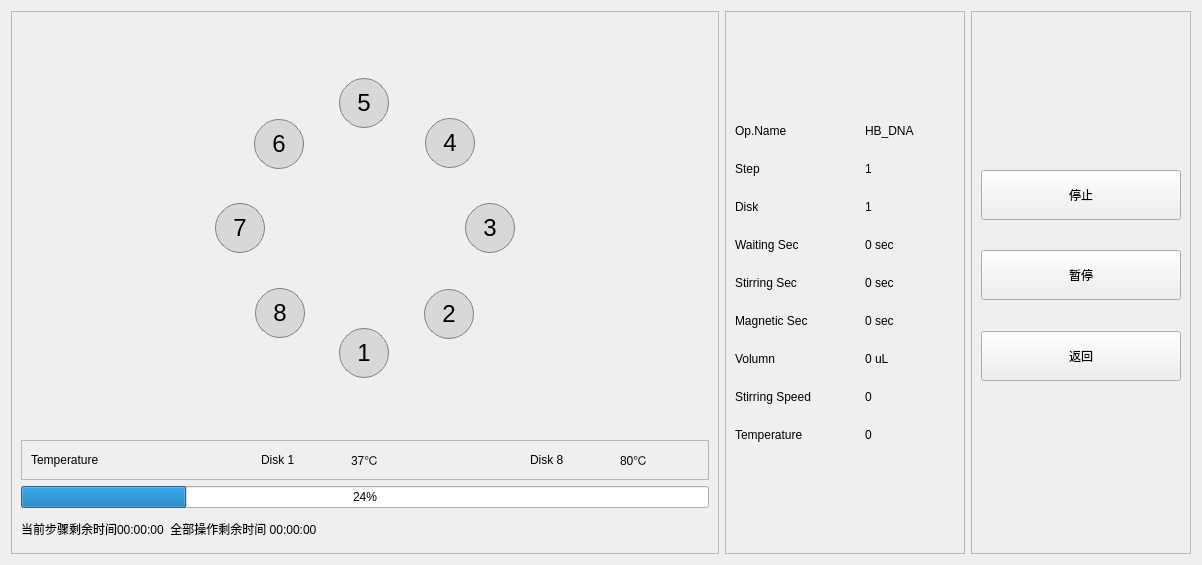
      <widget class="QWidget" name="tab_status">
       <attribute name="title">
        <string>Inspect</string>
       </attribute>
       <layout class="QGridLayout" name="gridLayout_16">
        <item row="0" column="1">
         <widget class="QFrame" name="frame_2">
          <property name="sizePolicy">
           <sizepolicy hsizetype="Minimum" vsizetype="Preferred">
            <horstretch>0</horstretch>
            <verstretch>0</verstretch>
           </sizepolicy>
          </property>
          <property name="minimumSize">
           <size>
            <width>240</width>
            <height>0</height>
           </size>
          </property>
          <property name="frameShape">
           <enum>QFrame::StyledPanel</enum>
          </property>
          <property name="frameShadow">
           <enum>QFrame::Raised</enum>
          </property>
          <layout class="QVBoxLayout" name="verticalLayout">
           <item>
            <spacer name="verticalSpacer_25">
             <property name="orientation">
              <enum>Qt::Vertical</enum>
             </property>
             <property name="sizeHint" stdset="0">
              <size>
               <width>28</width>
               <height>40</height>
              </size>
             </property>
            </spacer>
           </item>
           <item>
            <layout class="QGridLayout" name="gridLayout_23">
             <property name="sizeConstraint">
              <enum>QLayout::SetDefaultConstraint</enum>
             </property>
             <property name="horizontalSpacing">
              <number>40</number>
             </property>
             <property name="verticalSpacing">
              <number>24</number>
             </property>
             <item row="5" column="1">
              <widget class="QLabel" name="label_22">
               <property name="text">
                <string>0 sec</string>
               </property>
              </widget>
             </item>
             <item row="5" column="0">
              <widget class="QLabel" name="label_21">
               <property name="text">
                <string>Magnetic Sec</string>
               </property>
              </widget>
             </item>
             <item row="6" column="0">
              <widget class="QLabel" name="label_23">
               <property name="text">
                <string>Volumn</string>
               </property>
              </widget>
             </item>
             <item row="1" column="1">
              <widget class="QLabel" name="label_15">
               <property name="text">
                <string>1</string>
               </property>
              </widget>
             </item>
             <item row="3" column="0">
              <widget class="QLabel" name="label_17">
               <property name="text">
                <string>Waiting Sec</string>
               </property>
              </widget>
             </item>
             <item row="7" column="1">
              <widget class="QLabel" name="label_25">
               <property name="text">
                <string>0</string>
               </property>
              </widget>
             </item>
             <item row="2" column="0">
              <widget class="QLabel" name="label_14">
               <property name="text">
                <string>Disk</string>
               </property>
              </widget>
             </item>
             <item row="4" column="1">
              <widget class="QLabel" name="label_20">
               <property name="text">
                <string>0 sec</string>
               </property>
              </widget>
             </item>
             <item row="0" column="0">
              <widget class="QLabel" name="label_12">
               <property name="text">
                <string>Op.Name</string>
               </property>
              </widget>
             </item>
             <item row="3" column="1">
              <widget class="QLabel" name="label_18">
               <property name="text">
                <string>0 sec</string>
               </property>
              </widget>
             </item>
             <item row="6" column="1">
              <widget class="QLabel" name="label_24">
               <property name="text">
                <string>0 uL</string>
               </property>
              </widget>
             </item>
             <item row="8" column="0">
              <widget class="QLabel" name="label_27">
               <property name="text">
                <string>Temperature</string>
               </property>
              </widget>
             </item>
             <item row="1" column="0">
              <widget class="QLabel" name="label_34">
               <property name="text">
                <string>Step</string>
               </property>
               <property name="alignment">
                <set>Qt::AlignJustify|Qt::AlignVCenter</set>
               </property>
              </widget>
             </item>
             <item row="2" column="1">
              <widget class="QLabel" name="label_16">
               <property name="text">
                <string>1</string>
               </property>
              </widget>
             </item>
             <item row="8" column="1">
              <widget class="QLabel" name="label_28">
               <property name="text">
                <string>0</string>
               </property>
              </widget>
             </item>
             <item row="4" column="0">
              <widget class="QLabel" name="label_19">
               <property name="text">
                <string>Stirring Sec</string>
               </property>
              </widget>
             </item>
             <item row="7" column="0">
              <widget class="QLabel" name="label_26">
               <property name="text">
                <string>Stirring Speed</string>
               </property>
              </widget>
             </item>
             <item row="0" column="1">
              <widget class="QLabel" name="label_13">
               <property name="text">
                <string>HB_DNA</string>
               </property>
               <property name="alignment">
                <set>Qt::AlignJustify|Qt::AlignVCenter</set>
               </property>
              </widget>
             </item>
            </layout>
           </item>
           <item>
            <spacer name="verticalSpacer_26">
             <property name="orientation">
              <enum>Qt::Vertical</enum>
             </property>
             <property name="sizeHint" stdset="0">
              <size>
               <width>20</width>
               <height>40</height>
              </size>
             </property>
            </spacer>
           </item>
          </layout>
         </widget>
        </item>
        <item row="0" column="2">
         <widget class="QFrame" name="frame_5">
          <property name="maximumSize">
           <size>
            <width>220</width>
            <height>16777215</height>
           </size>
          </property>
          <property name="frameShape">
           <enum>QFrame::StyledPanel</enum>
          </property>
          <property name="frameShadow">
           <enum>QFrame::Raised</enum>
          </property>
          <layout class="QVBoxLayout" name="verticalLayout_2">
           <item>
            <spacer name="verticalSpacer_8">
             <property name="orientation">
              <enum>Qt::Vertical</enum>
             </property>
             <property name="sizeHint" stdset="0">
              <size>
               <width>20</width>
               <height>149</height>
              </size>
             </property>
            </spacer>
           </item>
           <item>
            <widget class="QPushButton" name="pushButton_18">
             <property name="minimumSize">
              <size>
               <width>200</width>
               <height>50</height>
              </size>
             </property>
             <property name="text">
              <string>停止</string>
             </property>
             <property name="flat">
              <bool>false</bool>
             </property>
            </widget>
           </item>
           <item>
            <spacer name="verticalSpacer_5">
             <property name="orientation">
              <enum>Qt::Vertical</enum>
             </property>
             <property name="sizeHint" stdset="0">
              <size>
               <width>20</width>
               <height>24</height>
              </size>
             </property>
            </spacer>
           </item>
           <item>
            <widget class="QPushButton" name="pushButton_19">
             <property name="minimumSize">
              <size>
               <width>200</width>
               <height>50</height>
              </size>
             </property>
             <property name="text">
              <string>暂停</string>
             </property>
             <property name="checkable">
              <bool>true</bool>
             </property>
            </widget>
           </item>
           <item>
            <spacer name="verticalSpacer_7">
             <property name="orientation">
              <enum>Qt::Vertical</enum>
             </property>
             <property name="sizeHint" stdset="0">
              <size>
               <width>20</width>
               <height>25</height>
              </size>
             </property>
            </spacer>
           </item>
           <item>
            <widget class="QPushButton" name="pushButton_20">
             <property name="minimumSize">
              <size>
               <width>200</width>
               <height>50</height>
              </size>
             </property>
             <property name="text">
              <string>返回</string>
             </property>
            </widget>
           </item>
           <item>
            <spacer name="verticalSpacer_6">
             <property name="orientation">
              <enum>Qt::Vertical</enum>
             </property>
             <property name="sizeHint" stdset="0">
              <size>
               <width>20</width>
               <height>163</height>
              </size>
             </property>
            </spacer>
           </item>
          </layout>
         </widget>
        </item>
        <item row="0" column="0">
         <widget class="QFrame" name="frame_3">
          <property name="sizePolicy">
           <sizepolicy hsizetype="Expanding" vsizetype="Expanding">
            <horstretch>0</horstretch>
            <verstretch>0</verstretch>
           </sizepolicy>
          </property>
          <property name="minimumSize">
           <size>
            <width>640</width>
            <height>0</height>
           </size>
          </property>
          <property name="frameShape">
           <enum>QFrame::StyledPanel</enum>
          </property>
          <property name="frameShadow">
           <enum>QFrame::Raised</enum>
          </property>
          <layout class="QGridLayout" name="gridLayout_28">
           <item row="0" column="1">
            <spacer name="verticalSpacer_30">
             <property name="orientation">
              <enum>Qt::Vertical</enum>
             </property>
             <property name="sizeHint" stdset="0">
              <size>
               <width>20</width>
               <height>20</height>
              </size>
             </property>
            </spacer>
           </item>
           <item row="1" column="0">
            <spacer name="horizontalSpacer_2">
             <property name="orientation">
              <enum>Qt::Horizontal</enum>
             </property>
             <property name="sizeHint" stdset="0">
              <size>
               <width>158</width>
               <height>20</height>
              </size>
             </property>
            </spacer>
           </item>
           <item row="1" column="1">
            <widget class="QWidget" name="widget_7" native="true">
             <property name="sizePolicy">
              <sizepolicy hsizetype="Fixed" vsizetype="Fixed">
               <horstretch>1</horstretch>
               <verstretch>0</verstretch>
              </sizepolicy>
             </property>
             <property name="minimumSize">
              <size>
               <width>360</width>
               <height>360</height>
              </size>
             </property>
             <property name="maximumSize">
              <size>
               <width>360</width>
               <height>360</height>
              </size>
             </property>
             <widget class="QPushButton" name="pushButton_43">
              <property name="geometry">
               <rect>
                <x>154</x>
                <y>280</y>
                <width>50</width>
                <height>50</height>
               </rect>
              </property>
              <property name="styleSheet">
               <string notr="true">QPushButton{background-color:rgba(200,200,200,60%);border:0.5px solid gray;border-radius:25;font:24px;}
QPushButton:hover{background-color:rgba(220,220,220,80%);border:1px solid lightblue;font:36px bold;border-style:outset;}
QPushButton:pressed,QpushButton:checked{background-color:rgba(48,204,102,70%);border:2px solid lightblue;font:36px bold;border-style:inset;}</string>
              </property>
              <property name="text">
               <string>1</string>
              </property>
              <property name="checkable">
               <bool>true</bool>
              </property>
              <property name="checked">
               <bool>false</bool>
              </property>
              <property name="autoExclusive">
               <bool>true</bool>
              </property>
              <property name="flat">
               <bool>false</bool>
              </property>
              <attribute name="buttonGroup">
               <string notr="true">buttonGroup</string>
              </attribute>
             </widget>
             <widget class="QPushButton" name="pushButton_44">
              <property name="geometry">
               <rect>
                <x>239</x>
                <y>241</y>
                <width>50</width>
                <height>50</height>
               </rect>
              </property>
              <property name="styleSheet">
               <string notr="true">QPushButton{background-color:rgba(200,200,200,60%);border:0.5px solid gray;border-radius:25;font:24px;}
QPushButton:hover{background-color:rgba(220,220,220,80%);border:1px solid lightblue;font:36px bold;border-style:outset;}
QPushButton:pressed,QpushButton:checked{background-color:rgba(48,204,102,70%);border:2px solid lightblue;font:36px bold;border-style:inset;}</string>
              </property>
              <property name="text">
               <string>2</string>
              </property>
              <property name="checkable">
               <bool>true</bool>
              </property>
              <property name="checked">
               <bool>false</bool>
              </property>
              <property name="autoExclusive">
               <bool>true</bool>
              </property>
              <property name="flat">
               <bool>false</bool>
              </property>
              <attribute name="buttonGroup">
               <string notr="true">buttonGroup</string>
              </attribute>
             </widget>
             <widget class="QPushButton" name="pushButton_45">
              <property name="geometry">
               <rect>
                <x>280</x>
                <y>155</y>
                <width>50</width>
                <height>50</height>
               </rect>
              </property>
              <property name="styleSheet">
               <string notr="true">QPushButton{background-color:rgba(200,200,200,60%);border:0.5px solid gray;border-radius:25;font:24px;}
QPushButton:hover{background-color:rgba(220,220,220,80%);border:1px solid lightblue;font:36px bold;border-style:outset;}
QPushButton:pressed,QpushButton:checked{background-color:rgba(48,204,102,70%);border:2px solid lightblue;font:36px bold;border-style:inset;}</string>
              </property>
              <property name="text">
               <string>3</string>
              </property>
              <property name="checkable">
               <bool>true</bool>
              </property>
              <property name="checked">
               <bool>false</bool>
              </property>
              <property name="autoExclusive">
               <bool>true</bool>
              </property>
              <property name="flat">
               <bool>false</bool>
              </property>
              <attribute name="buttonGroup">
               <string notr="true">buttonGroup</string>
              </attribute>
             </widget>
             <widget class="QPushButton" name="pushButton_46">
              <property name="geometry">
               <rect>
                <x>240</x>
                <y>70</y>
                <width>50</width>
                <height>50</height>
               </rect>
              </property>
              <property name="styleSheet">
               <string notr="true">QPushButton{background-color:rgba(200,200,200,60%);border:0.5px solid gray;border-radius:25;font:24px;}
QPushButton:hover{background-color:rgba(220,220,220,80%);border:1px solid lightblue;font:36px bold;border-style:outset;}
QPushButton:pressed,QpushButton:checked{background-color:rgba(48,204,102,70%);border:2px solid lightblue;font:36px bold;border-style:inset;}</string>
              </property>
              <property name="text">
               <string>4</string>
              </property>
              <property name="checkable">
               <bool>true</bool>
              </property>
              <property name="checked">
               <bool>false</bool>
              </property>
              <property name="autoExclusive">
               <bool>true</bool>
              </property>
              <property name="flat">
               <bool>false</bool>
              </property>
              <attribute name="buttonGroup">
               <string notr="true">buttonGroup</string>
              </attribute>
             </widget>
             <widget class="QPushButton" name="pushButton_47">
              <property name="geometry">
               <rect>
                <x>154</x>
                <y>30</y>
                <width>50</width>
                <height>50</height>
               </rect>
              </property>
              <property name="styleSheet">
               <string notr="true">QPushButton{background-color:rgba(200,200,200,60%);border:0.5px solid gray;border-radius:25;font:24px;}
QPushButton:hover{background-color:rgba(220,220,220,80%);border:1px solid lightblue;font:36px bold;border-style:outset;}
QPushButton:pressed,QpushButton:checked{background-color:rgba(48,204,102,70%);border:2px solid lightblue;font:36px bold;border-style:inset;}</string>
              </property>
              <property name="text">
               <string>5</string>
              </property>
              <property name="checkable">
               <bool>true</bool>
              </property>
              <property name="checked">
               <bool>false</bool>
              </property>
              <property name="autoExclusive">
               <bool>true</bool>
              </property>
              <property name="flat">
               <bool>false</bool>
              </property>
              <attribute name="buttonGroup">
               <string notr="true">buttonGroup</string>
              </attribute>
             </widget>
             <widget class="QPushButton" name="pushButton_48">
              <property name="geometry">
               <rect>
                <x>69</x>
                <y>71</y>
                <width>50</width>
                <height>50</height>
               </rect>
              </property>
              <property name="styleSheet">
               <string notr="true">QPushButton{background-color:rgba(200,200,200,60%);border:0.5px solid gray;border-radius:25;font:24px;}
QPushButton:hover{background-color:rgba(220,220,220,80%);border:1px solid lightblue;font:36px bold;border-style:outset;}
QPushButton:pressed,QpushButton:checked{background-color:rgba(48,204,102,70%);border:2px solid lightblue;font:36px bold;border-style:inset;}</string>
              </property>
              <property name="text">
               <string>6</string>
              </property>
              <property name="checkable">
               <bool>true</bool>
              </property>
              <property name="checked">
               <bool>false</bool>
              </property>
              <property name="autoExclusive">
               <bool>true</bool>
              </property>
              <property name="flat">
               <bool>false</bool>
              </property>
              <attribute name="buttonGroup">
               <string notr="true">buttonGroup</string>
              </attribute>
             </widget>
             <widget class="QPushButton" name="pushButton_49">
              <property name="geometry">
               <rect>
                <x>30</x>
                <y>155</y>
                <width>50</width>
                <height>50</height>
               </rect>
              </property>
              <property name="styleSheet">
               <string notr="true">QPushButton{background-color:rgba(200,200,200,60%);border:0.5px solid gray;border-radius:25;font:24px;}
QPushButton:hover{background-color:rgba(220,220,220,80%);border:1px solid lightblue;font:36px bold;border-style:outset;}
QPushButton:pressed,QpushButton:checked{background-color:rgba(48,204,102,70%);border:2px solid lightblue;font:36px bold;border-style:inset;}</string>
              </property>
              <property name="text">
               <string>7</string>
              </property>
              <property name="checkable">
               <bool>true</bool>
              </property>
              <property name="checked">
               <bool>false</bool>
              </property>
              <property name="autoExclusive">
               <bool>true</bool>
              </property>
              <property name="flat">
               <bool>false</bool>
              </property>
              <attribute name="buttonGroup">
               <string notr="true">buttonGroup</string>
              </attribute>
             </widget>
             <widget class="QPushButton" name="pushButton_50">
              <property name="geometry">
               <rect>
                <x>70</x>
                <y>240</y>
                <width>50</width>
                <height>50</height>
               </rect>
              </property>
              <property name="styleSheet">
               <string notr="true">QPushButton{background-color:rgba(200,200,200,60%);border:0.5px solid gray;border-radius:25;font:24px;}
QPushButton:hover{background-color:rgba(220,220,220,80%);border:1px solid lightblue;font:36px bold;border-style:outset;}
QPushButton:pressed,QpushButton:checked{background-color:rgba(48,204,102,70%);border:2px solid lightblue;font:36px bold;border-style:inset;}</string>
              </property>
              <property name="text">
               <string>8</string>
              </property>
              <property name="checkable">
               <bool>true</bool>
              </property>
              <property name="checked">
               <bool>false</bool>
              </property>
              <property name="autoExclusive">
               <bool>true</bool>
              </property>
              <property name="flat">
               <bool>false</bool>
              </property>
              <attribute name="buttonGroup">
               <string notr="true">buttonGroup</string>
              </attribute>
             </widget>
             <widget class="QLabel" name="label">
              <property name="geometry">
               <rect>
                <x>0</x>
                <y>0</y>
                <width>360</width>
                <height>360</height>
               </rect>
              </property>
              <property name="text">
               <string/>
              </property>
             </widget>
             <zorder>label</zorder>
             <zorder>pushButton_49</zorder>
             <zorder>pushButton_45</zorder>
             <zorder>pushButton_48</zorder>
             <zorder>pushButton_43</zorder>
             <zorder>pushButton_46</zorder>
             <zorder>pushButton_47</zorder>
             <zorder>pushButton_44</zorder>
             <zorder>pushButton_50</zorder>
            </widget>
           </item>
           <item row="1" column="2">
            <spacer name="horizontalSpacer_25">
             <property name="orientation">
              <enum>Qt::Horizontal</enum>
             </property>
             <property name="sizeHint" stdset="0">
              <size>
               <width>158</width>
               <height>20</height>
              </size>
             </property>
            </spacer>
           </item>
           <item row="2" column="1">
            <spacer name="verticalSpacer_31">
             <property name="orientation">
              <enum>Qt::Vertical</enum>
             </property>
             <property name="sizeHint" stdset="0">
              <size>
               <width>20</width>
               <height>20</height>
              </size>
             </property>
            </spacer>
           </item>
           <item row="3" column="0" colspan="3">
            <widget class="QFrame" name="frame_4">
             <property name="sizePolicy">
              <sizepolicy hsizetype="Expanding" vsizetype="Fixed">
               <horstretch>0</horstretch>
               <verstretch>0</verstretch>
              </sizepolicy>
             </property>
             <property name="minimumSize">
              <size>
               <width>600</width>
               <height>40</height>
              </size>
             </property>
             <property name="frameShape">
              <enum>QFrame::StyledPanel</enum>
             </property>
             <property name="frameShadow">
              <enum>QFrame::Raised</enum>
             </property>
             <layout class="QHBoxLayout" name="horizontalLayout_3">
              <item>
               <widget class="QLabel" name="label_29">
                <property name="text">
                 <string>Temperature</string>
                </property>
               </widget>
              </item>
              <item alignment="Qt::AlignRight">
               <widget class="QLabel" name="label_30">
                <property name="text">
                 <string>Disk 1</string>
                </property>
               </widget>
              </item>
              <item alignment="Qt::AlignHCenter">
               <widget class="QLabel" name="label_31">
                <property name="text">
                 <string>37℃</string>
                </property>
               </widget>
              </item>
              <item alignment="Qt::AlignRight">
               <widget class="QLabel" name="label_33">
                <property name="text">
                 <string>Disk 8</string>
                </property>
               </widget>
              </item>
              <item alignment="Qt::AlignHCenter">
               <widget class="QLabel" name="label_32">
                <property name="text">
                 <string>80℃</string>
                </property>
               </widget>
              </item>
             </layout>
            </widget>
           </item>
           <item row="4" column="0" colspan="3">
            <widget class="QProgressBar" name="progressBar_2">
             <property name="sizePolicy">
              <sizepolicy hsizetype="Expanding" vsizetype="Fixed">
               <horstretch>0</horstretch>
               <verstretch>0</verstretch>
              </sizepolicy>
             </property>
             <property name="minimumSize">
              <size>
               <width>600</width>
               <height>20</height>
              </size>
             </property>
             <property name="value">
              <number>24</number>
             </property>
            </widget>
           </item>
           <item row="5" column="0" colspan="3">
            <widget class="QLabel" name="label_11">
             <property name="sizePolicy">
              <sizepolicy hsizetype="Expanding" vsizetype="Preferred">
               <horstretch>0</horstretch>
               <verstretch>0</verstretch>
              </sizepolicy>
             </property>
             <property name="minimumSize">
              <size>
               <width>600</width>
               <height>30</height>
              </size>
             </property>
             <property name="text">
              <string>当前步骤剩余时间00:00:00  全部操作剩余时间 00:00:00</string>
             </property>
             <property name="alignment">
              <set>Qt::AlignJustify|Qt::AlignVCenter</set>
             </property>
            </widget>
           </item>
          </layout>
         </widget>
        </item>
       </layout>
      </widget>
